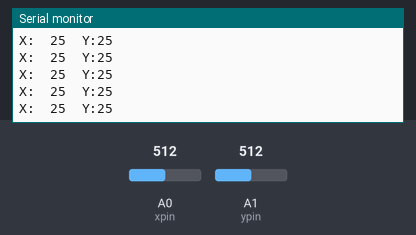
A sketch run on a simulated Arduino Uno, built with avr-gcc and run on an emulated ATmega328P. Shown: the last lines printed to the serial monitor. The inputs (shaded band) are chosen by the test bench; at power-on: A0 (xpin) = 512, A1 (ypin) = 512.

Above: at 1.2 s.
1.3 s: A0 (xpin) set to 373
At 2.3 s:
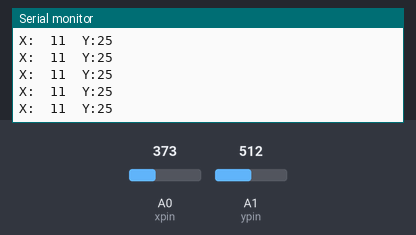
4.3 s: A0 (xpin) set to 341
At 4.8 s:
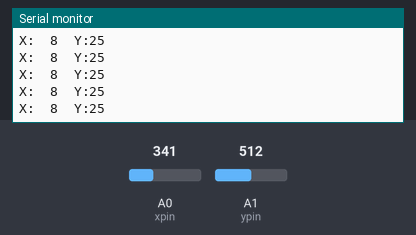
7.3 s: A1 (ypin) set to 376
At 7.9 s:
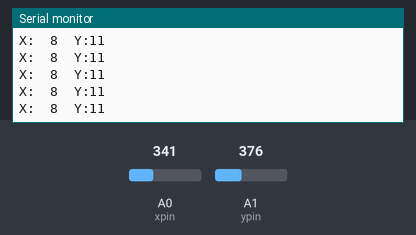
8.8 s: A1 (ypin) set to 343
At 9.5 s:
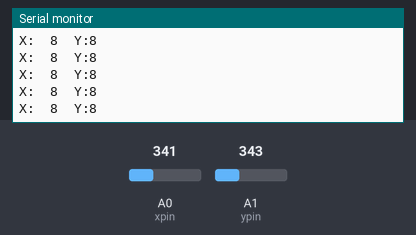
Timing chart, 0 to 11.8 s (numbered marks = the images above; inputs shaded):
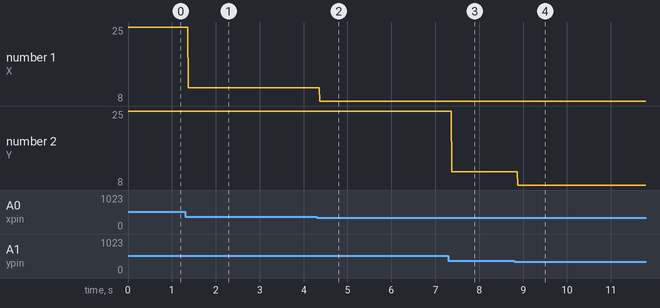

The sketch:

gyroDual.ino
```cpp
const int xpin = A0;
const int ypin = A1;
void setup(){
  Serial.begin(9600);
}
void loop(){
  int xx = analogRead(xpin)/10-26;
  int yy = analogRead(ypin)/10-26;
  Serial.print("X:");
  Serial.print("\t");
  Serial.print(xx);
  Serial.print("\t");
  Serial.print("Y:");
  Serial.println(yy);
}
```

Measured:
- after the input at 1.3 s, the serial monitor: prints a new line after 0.07 s (image 1)
- after the input at 4.3 s, the serial monitor: prints a new line after 0.07 s (image 2)
- after the input at 7.3 s, the serial monitor: prints a new line after 0.08 s (image 3)
- after the input at 8.8 s, the serial monitor: prints a new line after 0.08 s (image 4)
- plotted number 1: 25 → 11 after the input at 1.3 s, 11 → 8 after the input at 4.3 s
